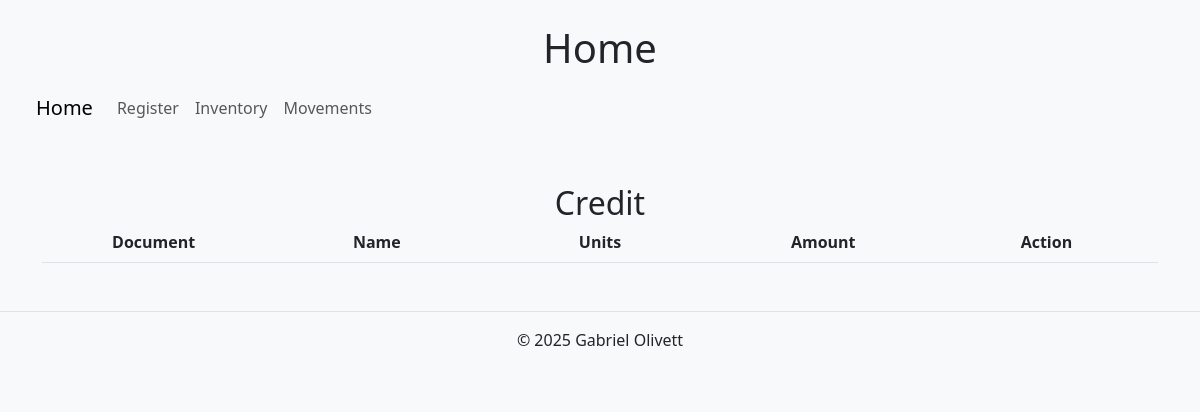
Before: / with the older database file.
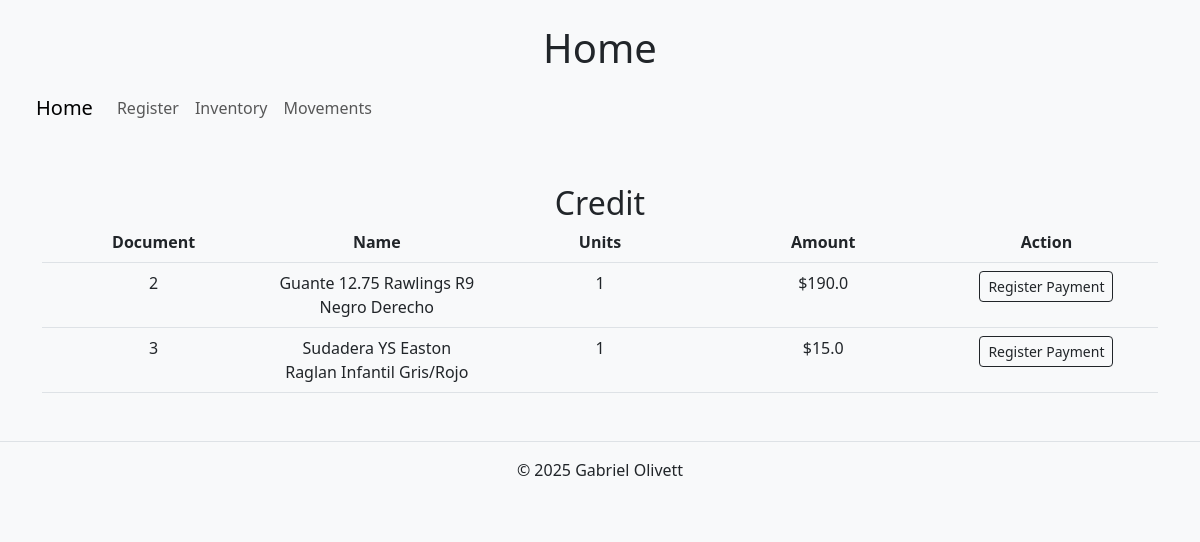
After: the same page with the newer database file.
### tables this page shows
CREATE TABLE inventory_movements (
    id INTEGER PRIMARY KEY AUTOINCREMENT,
    product_id INTEGER NOT NULL,
    type TEXT NOT NULL CHECK (type IN ('sale', 'purchase', 'return', 'output')),
    Units INTEGER NOT NULL,
    date TIMESTAMP DEFAULT CURRENT_TIMESTAMP,
    note TEXT,
    document_id INTEGER, status TEXT, draft_id INTEGER NOT NULL, name TEXT NOT NULL, price REAL, toal REAL,
    FOREIGN KEY(product_id) REFERENCES inventory(id),
    FOREIGN KEY(document_id) REFERENCES movement_documents(id));

### app.py (the view, shortened to what this page needs)
@app.route("/")
def index():
    db = get_db()
    cd = db.execute(" SELECT inventory_movements.id AS movement_id, inventory_movements.draft_id as draft_id, inventory_movements.document_id, inventory_movements.draft_id, inventory_movements.name AS name, inventory_movements.units AS units, inventory_movements.toal AS amount FROM inventory_movements JOIN currencies_movements  ON inventory_movements.document_id = currencies_movements.document_id AND inventory_movements.draft_id = currencies_movements.draft_id JOIN currencies ON currencies.id = currencies_movements.payment_method_id WHERE inventory_movements.type = 'sale' AND currencies.name = 'credit';").fetchall()
    return render_template("index.html", cd=cd)

### app.py (called while the page is built)
@app.after_request
def after_request(response):
    response.headers["Cache-Control"] = "no-cache, no-store, must-revalidate"
    response.headers["Expires"] = 0
    response.headers["Pragma"] = "no-cache"
    return response

def get_db():
    if "db" not in g:
        g.db = sqlite3.connect("databases.db")
        g.db.row_factory = sqlite3.Row
    return g.db

### templates/index.html (shortened to what this page needs)
{% extends "layout.html" %}
{% block h1 %}
    <h1>Home</h1>
{% endblock %}
{% block main %}
<div class="container text-center mt-4">
    <h2>Credit</h2>
    <div class="row fw-bold border-bottom pb-2">
        <div class="col">Document</div>
        <div class="col">Name</div>
        <div class="col">Units</div>
        <div class="col">Amount</div>
        <div class="col">Action</div>
    </div>
    <div id="credit-table">
        {% for row in cd %}
            <div class="row py-2 border-bottom">
                <div class="col">{{ row.movement_id }}</div>
                <div class="col">{{ row.name }}</div>
                <div class="col">{{ row.units }}</div>
                <div class="col">${{ row.amount }}</div>
                <div class="col">
                    <form action="/index" method="POST">
                        <button type="submit" class="btn btn-outline-dark btn-sm" id="registerPayment">Register Payment</button>
                    </form>
                </div>
            </div>
        {% endfor %}
    </div>
</div>
{% endblock %}

### templates/layout.html (shortened to what this page needs)
<!DOCTYPE html>
<html lang="en">
<head>
    <link href="https://cdn.jsdelivr.net/npm/bootstrap@5.3.3/dist/css/bootstrap.min.css" rel="stylesheet">
</head>
<body class="bg-light">
    <header class="text-center p-4">
        {% block h1%}{% endblock %}
        <nav class="navbar navbar-expand-lg bg-body-tertiary">
            <div class="container-fluid">
              <a class="navbar-brand" href="/">Home</a>
              <div class="collapse navbar-collapse" id="navbarNav">
                <ul class="navbar-nav">
                  <li class="nav-item">
                    <a class="nav-link" href="/register">Register</a>
                  </li>
                  <li class="nav-item">
                    <a class="nav-link" href="/inventory">Inventory</a>
                  </li>
                  <li class="nav-item">
                    <a class="nav-link" href="#">Movements</a>
                  </li>
                </ul>
              </div>
            </div>
          </nav>
    </header>
    <main class="container mt-4">
        {% block main %}{% endblock %}
    </main>
    <footer class="text-center mt-5 p-3 border-top">
        <p>&copy; 2025 Gabriel Olivett</p>
    </footer>
</body>
</html>

Changed rows visible on the page:
added inventory_movements: movement_id "2", name "Guante 12.75 Rawlings R9 Negro Derecho", units "1", amount "190.0"
added inventory_movements: movement_id "3", name "Sudadera YS Easton Raglan Infantil Gris/Rojo", units "1", amount "15.0"
